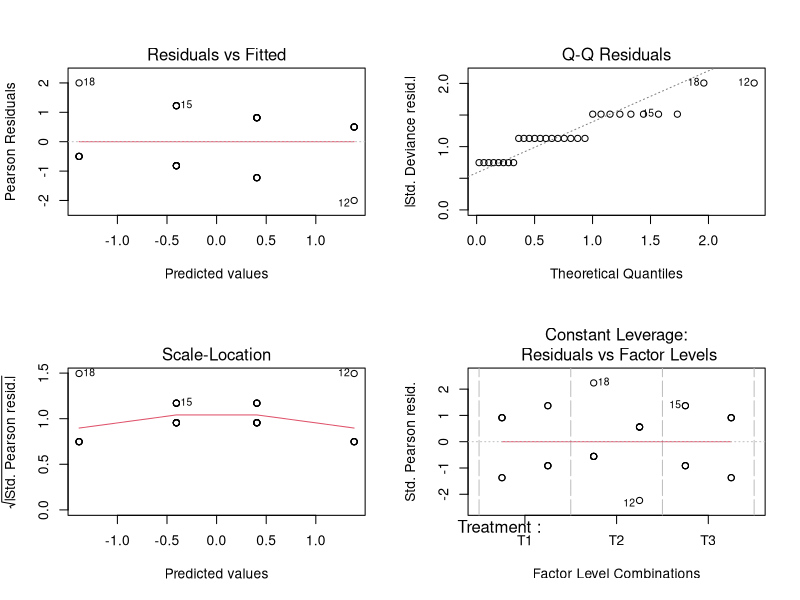
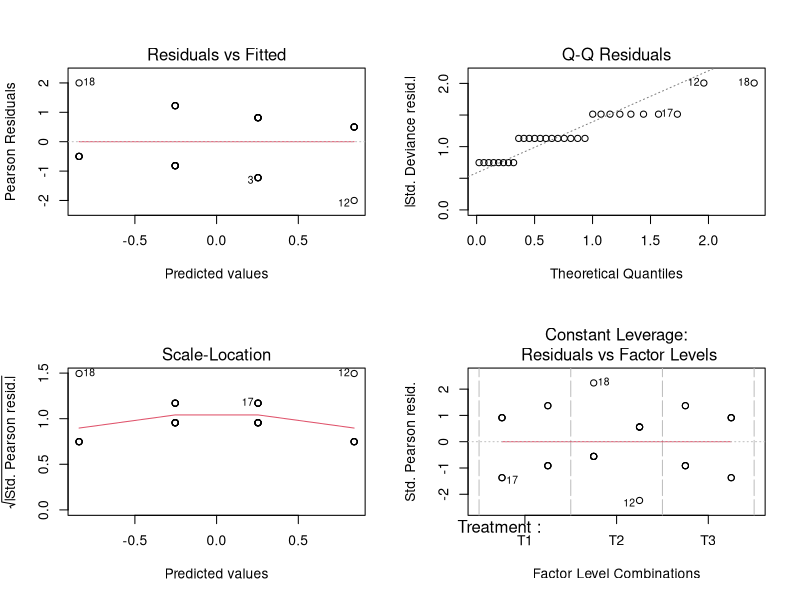
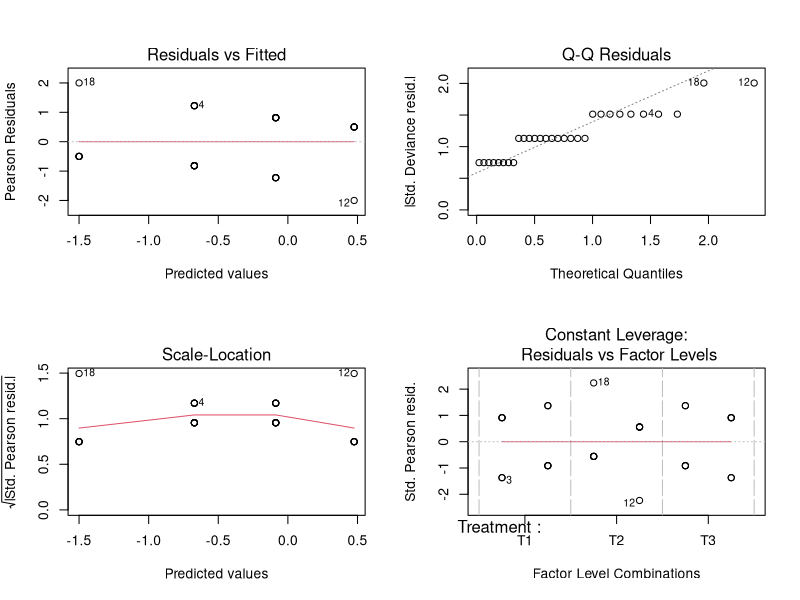
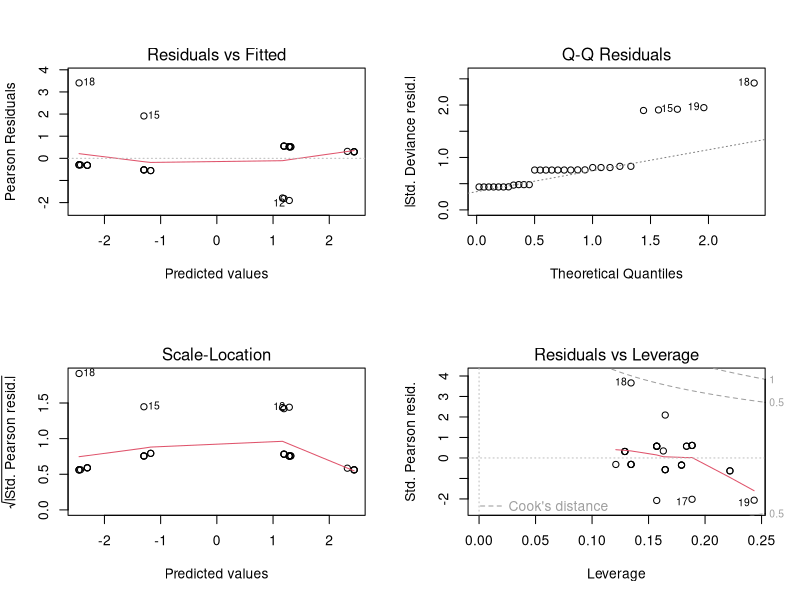
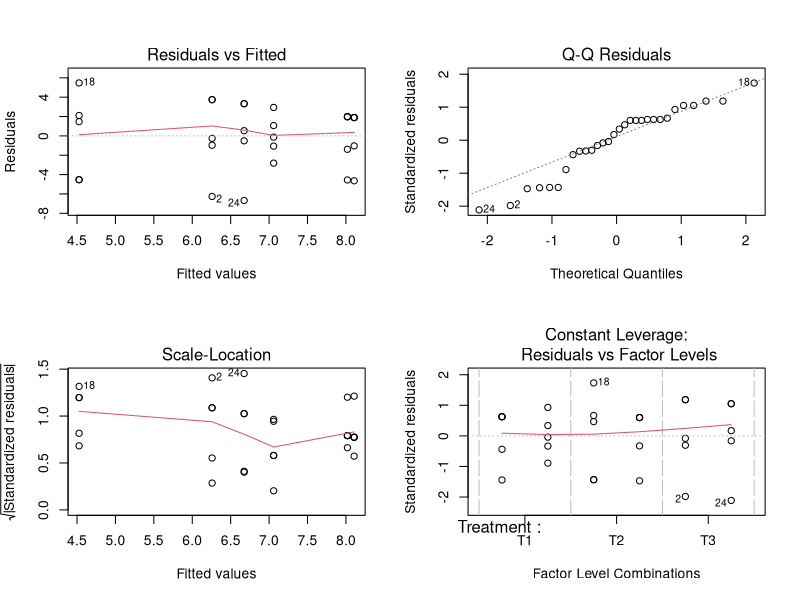
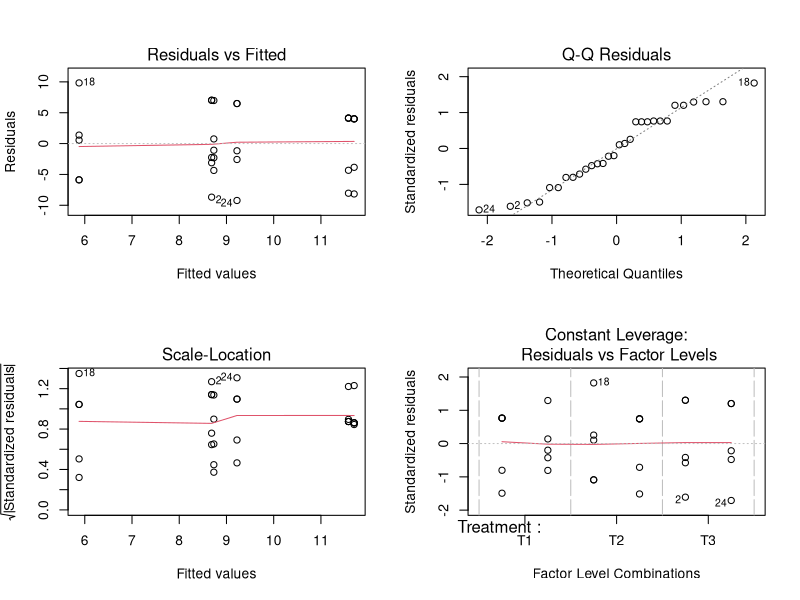
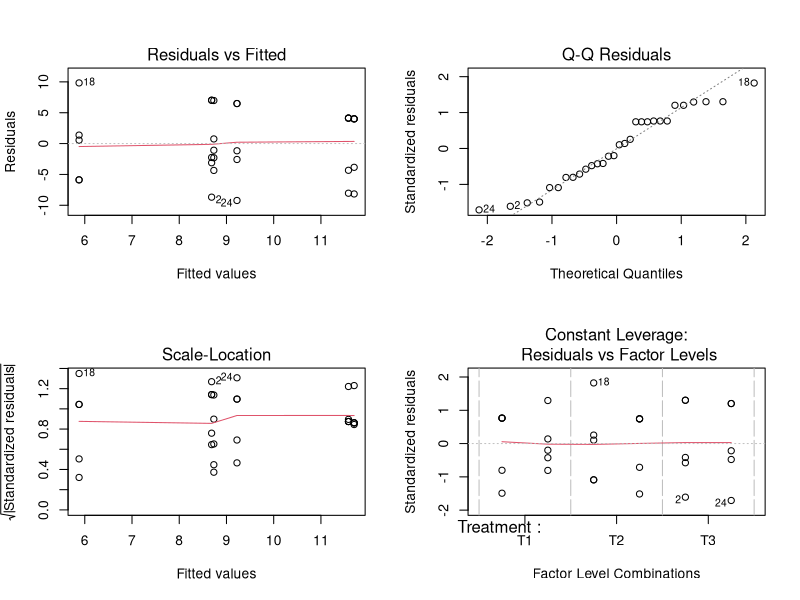

Here is the R script that generated these plots, in order:
## ---- chunk 1
knitr::opts_chunk$set(echo = TRUE)
## ---- chunk 2
dat <- read.csv("STAT0029_Raw data.csv", header=TRUE)

#change strategy to 1/0
dat$Strategy <- as.factor(ifelse(dat$Strategy=="TFT_C", 0, 1))
dat$Treatment <- as.factor(dat$Treatment)
dat$Human <- as.factor(ifelse(dat$Human=="y", 1, 0))
dat$PD <- as.factor(ifelse(dat$PD=="y", 1, 0))
dat$PDp <- as.factor(ifelse(dat$PDp=="y", 1, 0))
## ---- chunk 3
dat$Coop <- as.factor(ifelse(dat$Yi>=50, 1, 0))
## ---- chunk 4
log_model_logit <- glm(Coop ~ Treatment*Strategy, data=dat, family=binomial)
summary(log_model_logit)
par(mfrow=c(2,2))
plot(log_model_logit)
## ---- chunk 5
log_model_probit <- glm(Coop ~ Treatment*Strategy, data=dat, family=binomial(link="probit"))
summary(log_model_probit)
par(mfrow=c(2,2))
plot(log_model_probit)
## ---- chunk 6
log_model_cloglog <- glm(Coop ~ Treatment*Strategy, data=dat, family=binomial(link="cloglog"))
summary(log_model_cloglog)
par(mfrow=c(2,2))
plot(log_model_cloglog)
## ---- chunk 7
log_model_human <- glm(Coop ~ Treatment + Strategy + Human, data=dat, family=binomial)
summary(log_model_human)
par(mfrow=c(2,2))
plot(log_model_human)
## ---- chunk 8
dat$Ysq <- (dat$Yi)^0.5
## ---- chunk 9
model_lm <- lm(Ysq ~ Treatment * Strategy, data=dat)
summary(model_lm)
par(mfrow=c(2,2))
plot(model_lm)
## ---- chunk 10
dat$Yat <- 10*asin(((dat$Yi)/100)^0.5)
## ---- chunk 11
model_lm_at <- lm(Yat ~ Treatment * Strategy, data=dat)
summary(model_lm_at)
par(mfrow=c(2,2))
plot(model_lm_at)
## ---- chunk 12
dat$Y10 = c(4, 10, 2, 10, 10, 4, 7, 2, 10, 4, 4, 0, 10, 0, 3, 4, 10,1, 10, 10, 0, 3, 10, 3, 10, 10, 10, 3, 0, 5)
dat$Y10at <- (10^0.5)*asin(((dat$Y10)/10)^0.5)
## ---- chunk 13
model_lm_10at <- lm(Y10at ~ Treatment * Strategy, data=dat)
summary(model_lm_at)
par(mfrow=c(2,2))
plot(model_lm_at)
